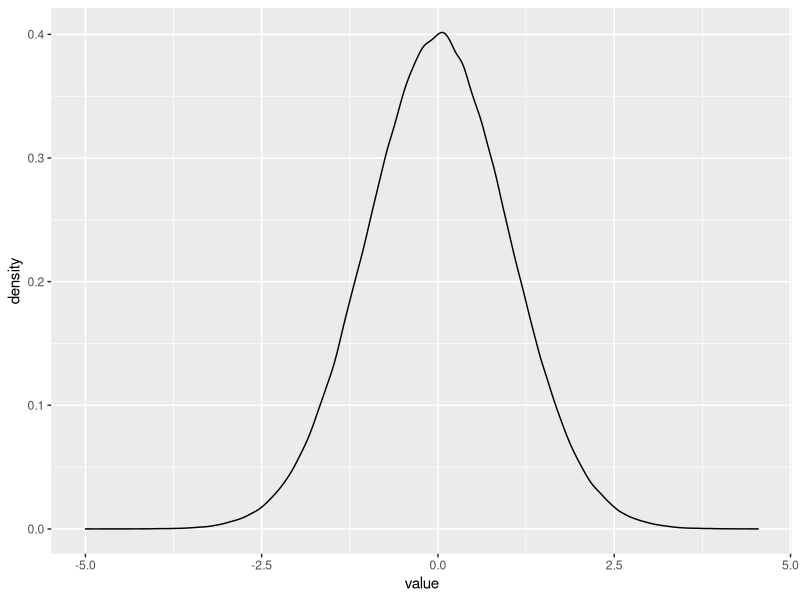
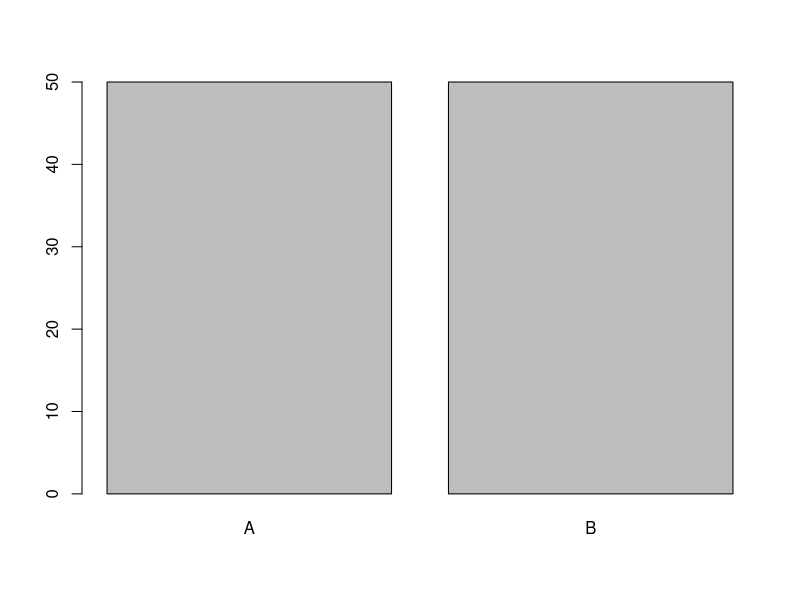

These figures' R source, in order:
## ---- chunk 1
# create a normally distributed population set
population_norm <- data.frame(value = rnorm(n = 1000000, mean = 0, sd = 1))
summary(population_norm)
## ---- chunk 2
library(ggplot2)
#Visualize distribution, from previous steps.
ggplot(population_norm, aes(value)) +
  geom_density()
## ---- chunk 3
shapiro.test(population_norm$value[1:5000]) #Run the test.
## ---- chunk 4
library(tidyverse)

# Create two different populations
population1 <- data.frame(value = rnorm(n = 50, mean = 0, sd = 1), group = "A")
population2 <- data.frame(value = rnorm(n = 50, mean = .5, sd = 1), group = "B")

# Combine populations
population_combined <- rbind(population1, population2)
tble=table(population_combined$group)
barplot(tble)
## ---- chunk 5
library(dplyr)

# mean of samples
# Calculate mean of samples over group
mean_by_group <- population_combined %>%
  group_by(group) %>%
  summarize(mean_value = mean(value))

print(mean_by_group)
## ---- chunk 6
t.test(data = population_combined, value ~ group)
## ---- chunk 7
#Create data with relationships
library(tidyverse)
set.seed(123)
x = rnorm(100)
data <- data.frame(
  x,
  y = 2*x + rnorm(100)
)
#data
cor(data)
## ---- chunk 8
cor.test(data$x, data$y, method = "pearson")
## ---- chunk 9
library(tidyverse)

# Create a sample dataset 
data <- data.frame(
  gender = factor(rep(c("Male", "Female"), times = c(40, 70))),
  smoker = factor(rep(c("Yes", "No"), times = c(60, 50)))
)

# Create a contingency table
contingency_table <- table(data$gender, data$smoker)
print(contingency_table)
## ---- chunk 10
# Perform the Chi-squared test
chi_squared_test <- chisq.test(contingency_table)
print(chi_squared_test)
